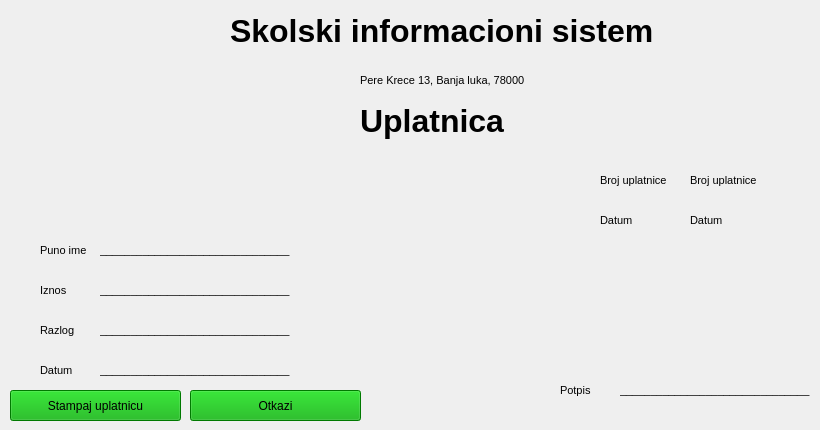
    <widget class="QWidget" name="tab_22">
     <attribute name="title">
      <string>Stampac</string>
     </attribute>
     <widget class="QLabel" name="label_197">
      <property name="geometry">
       <rect>
        <x>230</x>
        <y>10</y>
        <width>441</width>
        <height>41</height>
       </rect>
      </property>
      <property name="font">
       <font>
        <pointsize>24</pointsize>
        <weight>75</weight>
        <bold>true</bold>
       </font>
      </property>
      <property name="text">
       <string>Skolski informacioni sistem</string>
      </property>
     </widget>
     <widget class="QLabel" name="label_198">
      <property name="geometry">
       <rect>
        <x>360</x>
        <y>50</y>
        <width>271</width>
        <height>61</height>
       </rect>
      </property>
      <property name="font">
       <font>
        <family>MS Shell Dlg 2</family>
        <pointsize>8</pointsize>
        <weight>50</weight>
        <italic>false</italic>
        <bold>false</bold>
       </font>
      </property>
      <property name="styleSheet">
       <string notr="true">color: rgb(0, 0, 0);
font: 8pt &quot;MS Shell Dlg 2&quot;;</string>
      </property>
      <property name="text">
       <string>Pere Krece 13, Banja luka, 78000</string>
      </property>
     </widget>
     <widget class="QLabel" name="label_199">
      <property name="geometry">
       <rect>
        <x>360</x>
        <y>100</y>
        <width>161</width>
        <height>41</height>
       </rect>
      </property>
      <property name="font">
       <font>
        <pointsize>24</pointsize>
        <weight>75</weight>
        <bold>true</bold>
       </font>
      </property>
      <property name="text">
       <string>Uplatnica</string>
      </property>
     </widget>
     <widget class="QLabel" name="label_200">
      <property name="geometry">
       <rect>
        <x>600</x>
        <y>150</y>
        <width>71</width>
        <height>61</height>
       </rect>
      </property>
      <property name="font">
       <font>
        <family>MS Shell Dlg 2</family>
        <pointsize>8</pointsize>
        <weight>50</weight>
        <italic>false</italic>
        <bold>false</bold>
       </font>
      </property>
      <property name="styleSheet">
       <string notr="true">color: rgb(0, 0, 0);
font: 8pt &quot;MS Shell Dlg 2&quot;;</string>
      </property>
      <property name="text">
       <string>Broj uplatnice</string>
      </property>
     </widget>
     <widget class="QLabel" name="label_201">
      <property name="geometry">
       <rect>
        <x>690</x>
        <y>150</y>
        <width>71</width>
        <height>61</height>
       </rect>
      </property>
      <property name="font">
       <font>
        <family>MS Shell Dlg 2</family>
        <pointsize>8</pointsize>
        <weight>50</weight>
        <italic>false</italic>
        <bold>false</bold>
       </font>
      </property>
      <property name="styleSheet">
       <string notr="true">color: rgb(0, 0, 0);
font: 8pt &quot;MS Shell Dlg 2&quot;;</string>
      </property>
      <property name="text">
       <string>Broj uplatnice</string>
      </property>
     </widget>
     <widget class="QLabel" name="label_202">
      <property name="geometry">
       <rect>
        <x>600</x>
        <y>190</y>
        <width>71</width>
        <height>61</height>
       </rect>
      </property>
      <property name="font">
       <font>
        <family>MS Shell Dlg 2</family>
        <pointsize>8</pointsize>
        <weight>50</weight>
        <italic>false</italic>
        <bold>false</bold>
       </font>
      </property>
      <property name="styleSheet">
       <string notr="true">color: rgb(0, 0, 0);
font: 8pt &quot;MS Shell Dlg 2&quot;;</string>
      </property>
      <property name="text">
       <string>Datum</string>
      </property>
     </widget>
     <widget class="QLabel" name="label_203">
      <property name="geometry">
       <rect>
        <x>690</x>
        <y>190</y>
        <width>71</width>
        <height>61</height>
       </rect>
      </property>
      <property name="font">
       <font>
        <family>MS Shell Dlg 2</family>
        <pointsize>8</pointsize>
        <weight>50</weight>
        <italic>false</italic>
        <bold>false</bold>
       </font>
      </property>
      <property name="styleSheet">
       <string notr="true">color: rgb(0, 0, 0);
font: 8pt &quot;MS Shell Dlg 2&quot;;</string>
      </property>
      <property name="text">
       <string>Datum</string>
      </property>
     </widget>
     <widget class="QLabel" name="label_204">
      <property name="geometry">
       <rect>
        <x>40</x>
        <y>220</y>
        <width>71</width>
        <height>61</height>
       </rect>
      </property>
      <property name="font">
       <font>
        <family>MS Shell Dlg 2</family>
        <pointsize>8</pointsize>
        <weight>50</weight>
        <italic>false</italic>
        <bold>false</bold>
       </font>
      </property>
      <property name="styleSheet">
       <string notr="true">color: rgb(0, 0, 0);
font: 8pt &quot;MS Shell Dlg 2&quot;;</string>
      </property>
      <property name="text">
       <string>Puno ime</string>
      </property>
     </widget>
     <widget class="QLabel" name="label_205">
      <property name="geometry">
       <rect>
        <x>100</x>
        <y>220</y>
        <width>191</width>
        <height>61</height>
       </rect>
      </property>
      <property name="font">
       <font>
        <family>MS Shell Dlg 2</family>
        <pointsize>8</pointsize>
        <weight>50</weight>
        <italic>false</italic>
        <bold>false</bold>
       </font>
      </property>
      <property name="styleSheet">
       <string notr="true">color: rgb(0, 0, 0);
font: 8pt &quot;MS Shell Dlg 2&quot;;</string>
      </property>
      <property name="text">
       <string>_______________________________</string>
      </property>
     </widget>
     <widget class="QLabel" name="label_206">
      <property name="geometry">
       <rect>
        <x>40</x>
        <y>260</y>
        <width>71</width>
        <height>61</height>
       </rect>
      </property>
      <property name="font">
       <font>
        <family>MS Shell Dlg 2</family>
        <pointsize>8</pointsize>
        <weight>50</weight>
        <italic>false</italic>
        <bold>false</bold>
       </font>
      </property>
      <property name="styleSheet">
       <string notr="true">color: rgb(0, 0, 0);
font: 8pt &quot;MS Shell Dlg 2&quot;;</string>
      </property>
      <property name="text">
       <string>Iznos</string>
      </property>
     </widget>
     <widget class="QLabel" name="label_207">
      <property name="geometry">
       <rect>
        <x>100</x>
        <y>260</y>
        <width>191</width>
        <height>61</height>
       </rect>
      </property>
      <property name="font">
       <font>
        <family>MS Shell Dlg 2</family>
        <pointsize>8</pointsize>
        <weight>50</weight>
        <italic>false</italic>
        <bold>false</bold>
       </font>
      </property>
      <property name="styleSheet">
       <string notr="true">color: rgb(0, 0, 0);
font: 8pt &quot;MS Shell Dlg 2&quot;;</string>
      </property>
      <property name="text">
       <string>_______________________________</string>
      </property>
     </widget>
     <widget class="QLabel" name="label_208">
      <property name="geometry">
       <rect>
        <x>40</x>
        <y>300</y>
        <width>71</width>
        <height>61</height>
       </rect>
      </property>
      <property name="font">
       <font>
        <family>MS Shell Dlg 2</family>
        <pointsize>8</pointsize>
        <weight>50</weight>
        <italic>false</italic>
        <bold>false</bold>
       </font>
      </property>
      <property name="styleSheet">
       <string notr="true">color: rgb(0, 0, 0);
font: 8pt &quot;MS Shell Dlg 2&quot;;</string>
      </property>
      <property name="text">
       <string>Razlog</string>
      </property>
     </widget>
     <widget class="QLabel" name="label_209">
      <property name="geometry">
       <rect>
        <x>100</x>
        <y>300</y>
        <width>191</width>
        <height>61</height>
       </rect>
      </property>
      <property name="font">
       <font>
        <family>MS Shell Dlg 2</family>
        <pointsize>8</pointsize>
        <weight>50</weight>
        <italic>false</italic>
        <bold>false</bold>
       </font>
      </property>
      <property name="styleSheet">
       <string notr="true">color: rgb(0, 0, 0);
font: 8pt &quot;MS Shell Dlg 2&quot;;</string>
      </property>
      <property name="text">
       <string>_______________________________</string>
      </property>
     </widget>
     <widget class="QLabel" name="label_210">
      <property name="geometry">
       <rect>
        <x>40</x>
        <y>340</y>
        <width>71</width>
        <height>61</height>
       </rect>
      </property>
      <property name="font">
       <font>
        <family>MS Shell Dlg 2</family>
        <pointsize>8</pointsize>
        <weight>50</weight>
        <italic>false</italic>
        <bold>false</bold>
       </font>
      </property>
      <property name="styleSheet">
       <string notr="true">color: rgb(0, 0, 0);
font: 8pt &quot;MS Shell Dlg 2&quot;;</string>
      </property>
      <property name="text">
       <string>Datum</string>
      </property>
     </widget>
     <widget class="QLabel" name="label_211">
      <property name="geometry">
       <rect>
        <x>100</x>
        <y>340</y>
        <width>191</width>
        <height>61</height>
       </rect>
      </property>
      <property name="font">
       <font>
        <family>MS Shell Dlg 2</family>
        <pointsize>8</pointsize>
        <weight>50</weight>
        <italic>false</italic>
        <bold>false</bold>
       </font>
      </property>
      <property name="styleSheet">
       <string notr="true">color: rgb(0, 0, 0);
font: 8pt &quot;MS Shell Dlg 2&quot;;</string>
      </property>
      <property name="text">
       <string>_______________________________</string>
      </property>
     </widget>
     <widget class="QLabel" name="label_212">
      <property name="geometry">
       <rect>
        <x>560</x>
        <y>360</y>
        <width>71</width>
        <height>61</height>
       </rect>
      </property>
      <property name="font">
       <font>
        <family>MS Shell Dlg 2</family>
        <pointsize>8</pointsize>
        <weight>50</weight>
        <italic>false</italic>
        <bold>false</bold>
       </font>
      </property>
      <property name="styleSheet">
       <string notr="true">color: rgb(0, 0, 0);
font: 8pt &quot;MS Shell Dlg 2&quot;;</string>
      </property>
      <property name="text">
       <string>Potpis</string>
      </property>
     </widget>
     <widget class="QLabel" name="label_213">
      <property name="geometry">
       <rect>
        <x>620</x>
        <y>360</y>
        <width>191</width>
        <height>61</height>
       </rect>
      </property>
      <property name="font">
       <font>
        <family>MS Shell Dlg 2</family>
        <pointsize>8</pointsize>
        <weight>50</weight>
        <italic>false</italic>
        <bold>false</bold>
       </font>
      </property>
      <property name="styleSheet">
       <string notr="true">color: rgb(0, 0, 0);
font: 8pt &quot;MS Shell Dlg 2&quot;;</string>
      </property>
      <property name="text">
       <string>_______________________________</string>
      </property>
     </widget>
     <widget class="QPushButton" name="pushButton_38">
      <property name="geometry">
       <rect>
        <x>190</x>
        <y>390</y>
        <width>171</width>
        <height>31</height>
       </rect>
      </property>
      <property name="styleSheet">
       <string notr="true">font: 75 12pt &quot;MS Shell Dlg 2&quot;;
background-color: rgb(0, 170, 0);</string>
      </property>
      <property name="text">
       <string>Otkazi</string>
      </property>
     </widget>
     <widget class="QPushButton" name="pushButton_39">
      <property name="geometry">
       <rect>
        <x>10</x>
        <y>390</y>
        <width>171</width>
        <height>31</height>
       </rect>
      </property>
      <property name="styleSheet">
       <string notr="true">font: 75 12pt &quot;MS Shell Dlg 2&quot;;
background-color: rgb(0, 170, 0);</string>
      </property>
      <property name="text">
       <string>Stampaj uplatnicu</string>
      </property>
     </widget>
    </widget>
